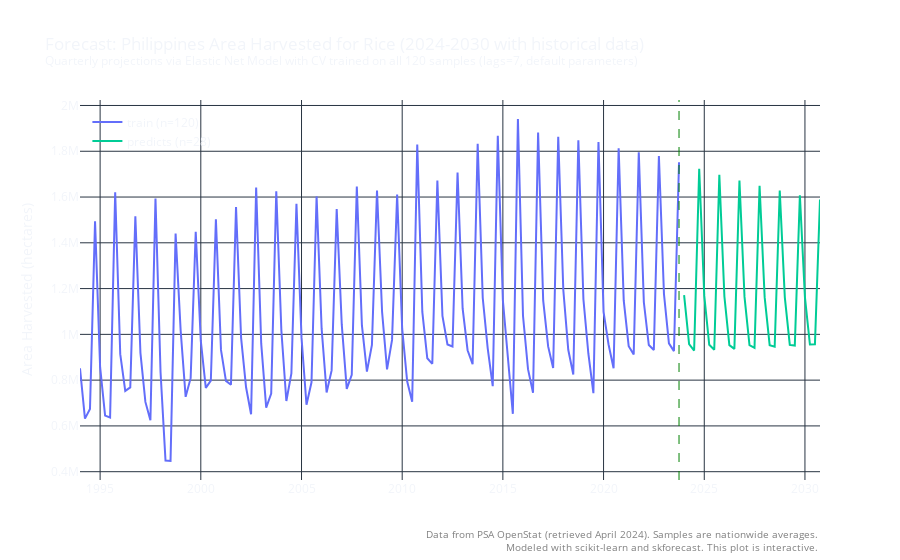

Notebook code cell kept with this figure:
### Code cell
train = df
train_y = df[y]
print(
    f"Training periods : {train.index.min()} --- "
    f"{train.index.max()}  (n={len(train)})"
)

forecaster = ForecasterAutoreg(
                regressor = ElasticNetCV(),
                lags      = 7
            )

forecaster.fit(train_y)
predicts = forecaster.predict(steps=28)

# Plot predicts versus test data

plot_results(train, None, predicts, "Area Harvested", solo=True, title=f"Forecast: Philippines Area Harvested for Rice (2024-2030 with historical data)\
    <br><sup>Quarterly projections via Elastic Net Model with CV trained on all {len(train)} samples (lags=7, default parameters)</sup>",
    xtitle="Period", ytitle="Area Harvested (hectares)", split="2023-10-01 00:00:00")
